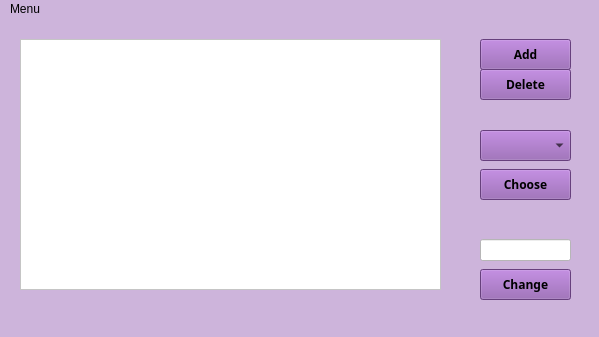
<?xml version="1.0" encoding="UTF-8"?>
<ui version="4.0">
 <class>Oper_window</class>
 <widget class="QMainWindow" name="Oper_window">
  <property name="geometry">
   <rect>
    <x>0</x>
    <y>0</y>
    <width>599</width>
    <height>337</height>
   </rect>
  </property>
  <property name="windowTitle">
   <string>Oper_window</string>
  </property>
  <property name="styleSheet">
   <string notr="true">background-color: #cdb4db;</string>
  </property>
  <widget class="QWidget" name="centralwidget">
   <widget class="QPushButton" name="pushButton_ChooseTable">
    <property name="geometry">
     <rect>
      <x>480</x>
      <y>150</y>
      <width>91</width>
      <height>31</height>
     </rect>
    </property>
    <property name="font">
     <font>
      <family>Microsoft JhengHei</family>
      <weight>75</weight>
      <bold>true</bold>
     </font>
    </property>
    <property name="styleSheet">
     <string notr="true">background-color: #905AAF;</string>
    </property>
    <property name="text">
     <string>Choose</string>
    </property>
   </widget>
   <widget class="QComboBox" name="pushButton_TablesList">
    <property name="geometry">
     <rect>
      <x>480</x>
      <y>111</y>
      <width>91</width>
      <height>31</height>
     </rect>
    </property>
    <property name="font">
     <font>
      <family>Microsoft JhengHei</family>
      <weight>75</weight>
      <bold>true</bold>
     </font>
    </property>
    <property name="styleSheet">
     <string notr="true">background-color: #905AAF;</string>
    </property>
   </widget>
   <widget class="QPushButton" name="pushButton_Delete">
    <property name="geometry">
     <rect>
      <x>480</x>
      <y>50</y>
      <width>91</width>
      <height>31</height>
     </rect>
    </property>
    <property name="font">
     <font>
      <family>Microsoft JhengHei</family>
      <weight>75</weight>
      <bold>true</bold>
     </font>
    </property>
    <property name="styleSheet">
     <string notr="true">background-color: #905AAF;</string>
    </property>
    <property name="text">
     <string>Delete</string>
    </property>
   </widget>
   <widget class="QPushButton" name="pushButton_Add">
    <property name="geometry">
     <rect>
      <x>480</x>
      <y>20</y>
      <width>91</width>
      <height>31</height>
     </rect>
    </property>
    <property name="font">
     <font>
      <family>Microsoft JhengHei</family>
      <weight>75</weight>
      <bold>true</bold>
     </font>
    </property>
    <property name="styleSheet">
     <string notr="true">background-color: #905AAF;</string>
    </property>
    <property name="text">
     <string>Add</string>
    </property>
   </widget>
   <widget class="QPushButton" name="pushButton_ChangeTable">
    <property name="geometry">
     <rect>
      <x>480</x>
      <y>250</y>
      <width>91</width>
      <height>31</height>
     </rect>
    </property>
    <property name="font">
     <font>
      <family>Microsoft JhengHei</family>
      <weight>75</weight>
      <bold>true</bold>
     </font>
    </property>
    <property name="styleSheet">
     <string notr="true">background-color: #905AAF;</string>
    </property>
    <property name="text">
     <string>Change</string>
    </property>
   </widget>
   <widget class="QLineEdit" name="pushButton_FieldTable">
    <property name="geometry">
     <rect>
      <x>480</x>
      <y>220</y>
      <width>91</width>
      <height>22</height>
     </rect>
    </property>
    <property name="font">
     <font>
      <family>Microsoft JhengHei</family>
      <weight>75</weight>
      <bold>true</bold>
     </font>
    </property>
    <property name="styleSheet">
     <string notr="true">background-color: #FFFFFF;</string>
    </property>
   </widget>
   <widget class="QTableView" name="tableView">
    <property name="geometry">
     <rect>
      <x>20</x>
      <y>20</y>
      <width>421</width>
      <height>251</height>
     </rect>
    </property>
    <property name="styleSheet">
     <string notr="true">background-color: #FFFFFF;</string>
    </property>
   </widget>
  </widget>
  <widget class="QMenuBar" name="menubar">
   <property name="geometry">
    <rect>
     <x>0</x>
     <y>0</y>
     <width>599</width>
     <height>24</height>
    </rect>
   </property>
   <widget class="QMenu" name="menuMenu">
    <property name="title">
     <string>Menu</string>
    </property>
    <addaction name="actionUpdate"/>
    <addaction name="actionRelogin"/>
    <addaction name="actionExit"/>
   </widget>
   <addaction name="menuMenu"/>
  </widget>
  <widget class="QStatusBar" name="statusbar"/>
  <action name="actionUpdate">
   <property name="text">
    <string>Update</string>
   </property>
  </action>
  <action name="actionRelogin">
   <property name="text">
    <string>Relogin</string>
   </property>
  </action>
  <action name="actionExit">
   <property name="text">
    <string>Exit</string>
   </property>
  </action>
 </widget>
 <resources/>
 <connections/>
</ui>
